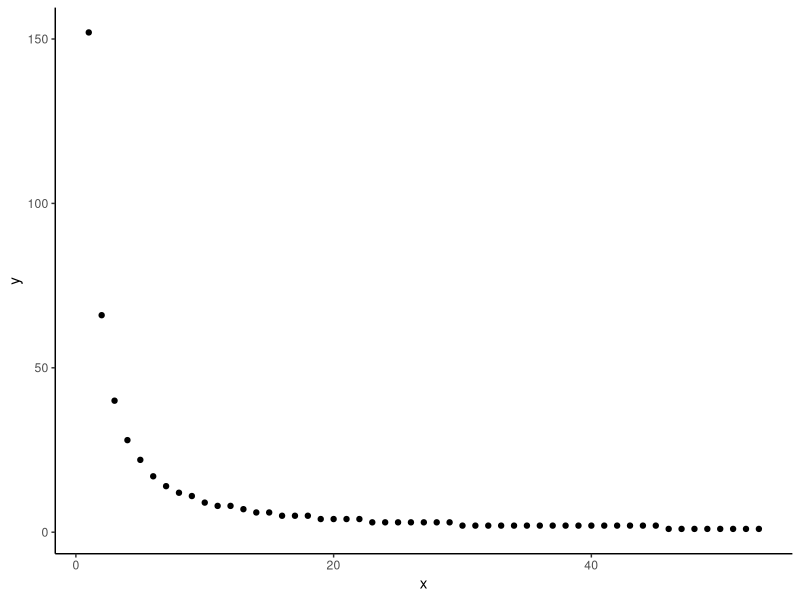

This figure's R source:
## ---- chunk 1
knitr::opts_chunk$set(echo = TRUE)

library(tidyverse)

## ---- chunk 2
set.seed(444)

# Simulate frequency data

## Max lies per day
n <- 53

## Exponent
z <- -1.209

## Intercept
a <-  152.235

## Data

x <- 1:n
y <- round(a * x^z + rnorm(length(x), 0 , .0125))

freq_data <- data.frame(y, x)

## ---- chunk 3
ggplot(freq_data,
       aes(
         y = y,
         x = x
       )) +
  geom_point() +
  theme_classic()
## ---- chunk 4
non_linear <- nls(y ~ a * x^k, data = freq_data, start = list(a = 100, k = -1))

summary(non_linear)
## ---- chunk 5
ci_nonlinear <- confint(non_linear)

ci_nonlinear
## ---- chunk 6
1 - var(residuals(non_linear))/var(freq_data$y)
## ---- chunk 7
freq_data_std <- freq_data

freq_data_std$y <- freq_data_std$y/sum(freq_data_std$y)
## ---- chunk 8
non_linear_std <- nls(y ~ a * x^k, data = freq_data_std, start = list(a = .3, k = -1))

summary(non_linear_std)
## ---- chunk 9
152.235/401
